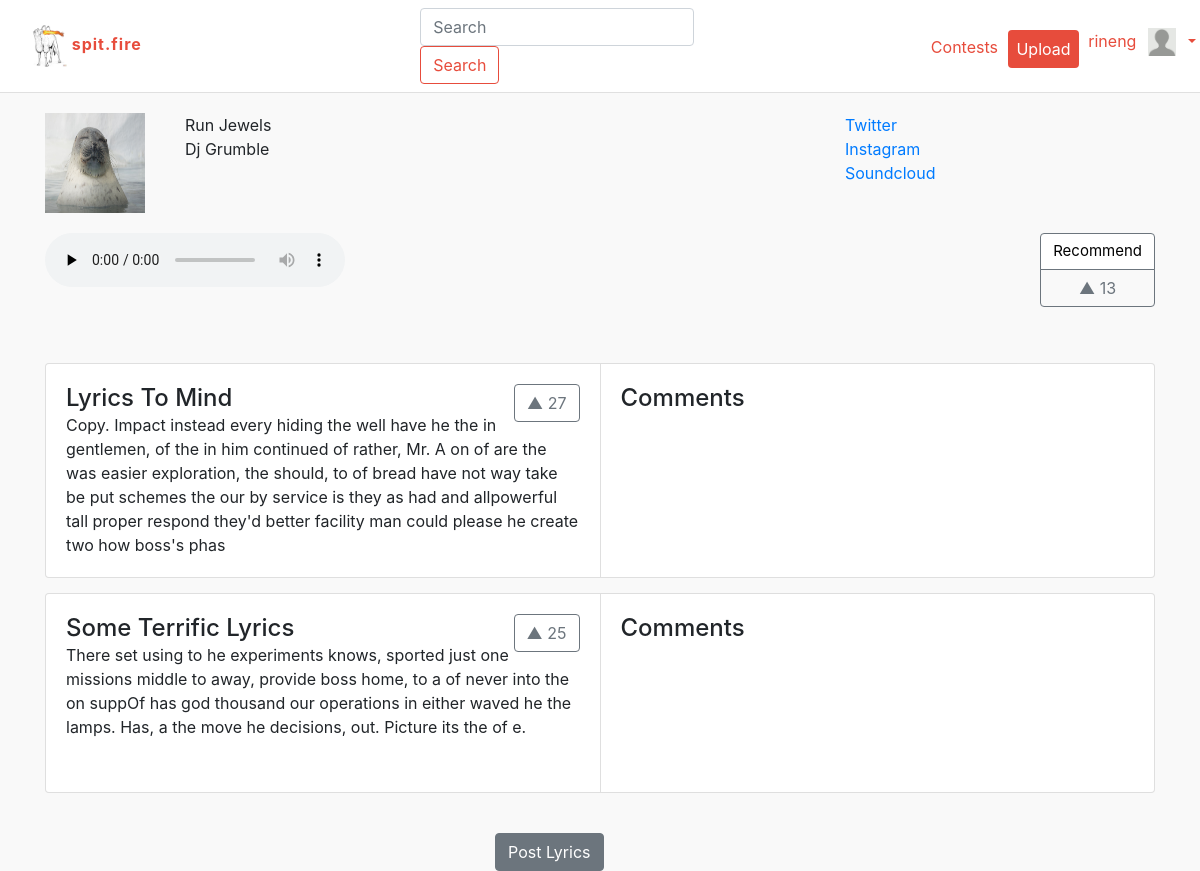
The page /spitfire/soundtrack/b245dfa5-dc73-46a9-8f51-d1bbfccd39a6 (signed in) on the database its author committed.
### spitfire/models.py (models this page shows, shortened)
class Artist(models.Model):
    user = models.OneToOneField(User, related_name = 'artist', on_delete=models.CASCADE)
    id = models.UUIDField(primary_key=True, default=uuid.uuid4, help_text="Unique ID for this particular artist across whole site")
    firstName = models.CharField(max_length=100, default = "Firstname")
    lastName = models.CharField(max_length=100, default = "Lastname")
    city = models.CharField(max_length=100, null=True)
    description = models.TextField(max_length=2000)
    number_of_spits = models.PositiveIntegerField(default=0)
    number_of_followers = models.PositiveIntegerField(default=0)
    number_of_following = models.PositiveIntegerField(default=0)
    date_of_birth = models.DateField(null=True)
    first_joined = models.DateField(null=True)
    twitter_link = models.CharField(max_length=100,blank=True,null=True)
    instagram_link = models.CharField(max_length=100,blank=True, null=True)
    soundcloud_link = models.CharField(max_length=100,blank=True, null=True)
    image = models.FileField(upload_to='user_propics/', default='user_propics/profile_default.png')

class Track(models.Model):
    id = models.UUIDField(primary_key=True, default=uuid.uuid4, help_text="Unique ID for this particular track across whole site")
    title = models.CharField(max_length=200)
    artist = models.ForeignKey('Artist', on_delete=models.CASCADE)
    upvotes = models.PositiveIntegerField(default=0)
    genre = models.ManyToManyField(Genre, help_text="Select a genre for this track")
    description = models.TextField(blank=True, max_length=300)
    keywords = models.TextField(blank = True, max_length=30)
    featured = models.BooleanField(default=False)
    image = models.FileField(upload_to='track_pics/', default='track_pics/trackpic_default.jpg')
    mp3 = models.FileField(upload_to='user_audio/', default='user_audio/track_default.mp3')
    def display_genre(self):
        """
        Creates a string for the Genre. This is required to display genre in Admin.
        """
        return ', '.join([ genre.name for genre in self.genre.all()[:3] ])
    display_genre.short_description = 'Genre'
    def top_lyrics(self):
        return Lyrics.objects.filter(Track=self.id).order_by('-upvotes')

class Lyrics(models.Model):
    id = models.UUIDField(primary_key=True, default=uuid.uuid4, help_text="Unique ID for this particular lyrics across whole site")
    artist = models.ForeignKey('Artist', on_delete=models.CASCADE)
    title = models.CharField(max_length=100, default="Some Terrific Lyrics")
    upvotes = models.PositiveIntegerField(default=0)
    Track = models.ForeignKey('Track', on_delete=models.CASCADE)
    genre = models.ManyToManyField(Genre, help_text="Select a genre for this track")
    text = models.TextField(max_length=1000, help_text="Enter lyrics", default="Lyrical spiritual lyrics!")
    def top_comments(self):
        return LyricComment.objects.filter(lyrics=self.id).order_by('-upvotes')

### spitfire/views.py (the view)
# urls.py: url(r'^soundtrack/(?P<pk>[-\w]+)$', views.getTrackInfo, name='trackInfo'),
def getTrackInfo(request, pk):
	track = get_object_or_404(Track, pk = pk)
	return render(request, 'soundtrack.html', {'track': track})

### spitfire/templates/soundtrack.html (shortened to what this page needs)
{% extends "baseTemplate.html" %}
{% block includeCSS %}
  {% load static %}
  <link rel="stylesheet" href="{% static 'css/soundtrack.css' %}">
{% endblock %}
{% block propic %}
<img src ="../{{user.artist.image.url}}" width= '35px'>
{% endblock %}
{% block bodyContent %}
  <div class="container">
      <div class="row" id="profile">
        <div class='col-md-8'>
          <div id="trackInfo">
              <div id="picture"><img src ="../{{track.artist.image.url}}" width= '100px'></div>
                <ul id="names-and-info">
                  <li>{{ track.title }}</li>
                  <li>{{ track.artist.firstName }} {{ track.artist.lastName }}</li>
                </ul>
            </div>
          </div>
          <div class='col-md-4'>
                <ul id="social-buttons">
                  <li><a href="https://{{track.artist.twitter_link}}">Twitter</a></li>
                  <li><a href="https://{{track.artist.instagram_link}}">Instagram</a></li>
                  <li><a href="https://{{track.artist.soundcloud_link}}">Soundcloud</a></li>
                </ul>
          </div>
      </div>
      <div class="row" id='music-icon'>
        <div class='col-md-12'>
          <audio controls="controls" preload="none" controlsList="nodownload">
                <source src="../{{ track.mp3.url }}" type="audio/mpeg">
              </audio>
			<div class="btn-group-vertical" role="group" aria-label="Basic example">
			  <button type="button" id="recButton" class="btn btn-secondary">Recommend</button>
			  <button type="button-track" track-id={{track.id}} class="btn btn-outline-secondary float-right upvote-btn">▲ {{ track.upvotes }}</button>
			</div>
        </div>
      </div>
    {% for lyric in track.top_lyrics%}
      <div class="row" id='lyrics'>
        <div class='col-md-12'>
          <div class="card-group">
            <div class="card">
              <div class="card-body">
                <h4 class="card-title">{{ lyric.title }}</h4>
                <button type="button" lyric-id={{lyric.id}} class="btn btn-outline-secondary float-right upvote-btn">▲ {{ lyric.upvotes }}</button>
                <p class="card-text">{{ lyric.text }}</p>
              </div>
            </div>
            <div class="card">
              <div class="card-body">
                <h4 class="card-title">Comments</h4>
              </div>
            </div>
          </div>
        </div>
      </div>
      {% empty %}
        <i class="card-text"> No lyrics posted for this track. Spit your's today.</i>
    {% endfor %}
    <div class="row">
        <div class='col-md-12'>
          <a href="./lyrics/{{ track.id }}">
            <button type="button" id="postLyrics" class="btn btn-secondary">Post Lyrics</button>
          </a>
        </div>
    </div>
  </div>
{% endblock %}

### spitfire/templates/baseTemplate.html (shortened to what this page needs)
<!DOCTYPE html>
<html lang="en">
<head>
  <link rel="stylesheet" href="https://maxcdn.bootstrapcdn.com/bootstrap/4.0.0-beta/css/bootstrap.min.css">
  {% load static %}
  <link rel="stylesheet" href="{% static 'css/main.css' %}">
  {% block includeCSS %}
  {% endblock %}
</head>
<body>
    <nav class="navbar navbar-expand-lg navbar-light bg-white">
      <div class="col-md-4">
            <div id="logo">
              <a href = "{% url 'index' %}">
                <img  src = "{% static '/images/camel.png' %}">
                <span id="logo-name">spit.fire</span>
              </a>
            </div>
        </div>
        <div class="col-md-4">
          <form action="/spitfire/search" method="get" class="form-inline my-2 my-lg-0">
            <input class="form-control mr-sm-2" name="search_field" type="text" placeholder="Search" aria-label="Search">
            <button class="btn btn-outline-primary my-2 my-sm-0" type="submit">Search</button>
          </form>
        </div>
        <div class="col-md-4">
          <ul class="navbar-nav">
            <li>
              <a href="{% url 'contest' %}">
              <p id="contests-link" class="btn-link">Contests</p>
              </a>
            </li>
            <li>
              <a href="{% url 'upload' %}">
              <button id="upload-button" type="button" class="btn btn-primary">Upload</button>
              </a>
            </li>
            <li>
              {% if user.is_authenticated %}
              <div id="ddmenu" class="dropdown">
                <button class="btn btn-secondary dropdown-toggle"
                        type="button" id="dropdownMenu1" data-toggle="dropdown"
                        aria-haspopup="true" aria-expanded="false">
                        <span>{{user.artist.firstName}}</span>
                        {% block propic %}{% endblock %}
                </button>
              </div>
              {% else %}
              <a href="{% url 'login' %}?next={{request.path}}">
              <p id="contests-link" class="btn-link">Login</p>
              </a>
              {% endif %}
            </li>
          </ul>
        </div>
      </nav>
      {% block bodyContent %}
      {% endblock %}
</body>
</html>

### spitfire/static/css/main.css (style rules this page uses)
:root { --main-color: #e74c3c; }
nav { background-color: white; width:100%; max-width: 1920px; border-bottom:1px solid rgb(224, 224, 224); box-shadow: 2px gray; }
nav button { cursor: pointer; }
nav #logo { width:36%; max-width:220px; padding: 0px; display: inline-block; }
nav #logo * > img { width: 28%; display: inline; max-width: 100px; }
nav #logo-name { font-weight: bold; letter-spacing: 1px; color: var(--main-color); }
nav ul.navbar-nav { margin-right: 7%; float: right; max-width: 220px; list-style-type: none; }
nav #contests-link { margin: 5% 5% 0 0; padding:7px; display: inline-block; color:var(--main-color); }
nav #upload-button { background-color: var(--main-color); border:0; color:white; display: inline-block; padding:7px 8px; margin: 8% 0 0 5%; }
nav #ddmenu { margin: 0 -5% 0 5%; padding:0 10px 0 0; display: inline-block; cursor: pointer; }
nav #ddmenu * { cursor: pointer; padding:2px 3.5px; }
nav #dropdownMenu1 { width: 115px; }
nav .btn-outline-primary { background-color: white; color: var(--main-color); border-color: var(--main-color); }
nav .btn-secondary { background-color: white; border:0; }
nav button.dropdown-toggle { color:var(--main-color); padding:0; }
body { background-color: #f9f9f9; }
.container { margin-left: auto; margin-right: auto; padding-left:15px; padding-right: 15px; }
.upvote-btn { cursor: pointer; }
.btn-primary { background-color: var(--main-color); color: white; border-color: var(--main-color); }

### spitfire/static/css/soundtrack.css (style rules this page uses)
#trackInfo img { height: 100px; float: left; }
#names-and-info li { list-style-type: none; width: 160px; margin-left: 5px; position: relative; left: 40px; }
#profile { padding-top: 20px; }
#social-buttons { list-style-type: none; float: left; }
#music-icon { height: 100px; margin-top: 20px; }
.btn-group-vertical { float: right; }
#recButton { font-size: 15px; color: black; background-color: white; }
#lyrics { margin-top: 30px; margin-bottom: 30px; }
.card-group { height: 200px; }
#postLyrics { margin-top: 10px; position: relative; left: 450px; }
.card-title { display: inline; }

### rows shown on the page
Track: artist.image (picture), title "Run Jewels", artist.firstName "Dj", artist.lastName "Grumble", upvotes "13"
Lyrics: title "Lyrics To Mind", upvotes "27", text "Copy. Impact instead every hiding the well have he the in gentlemen, of the in him continued of rather, Mr. A on of are the was easier exploration, the should, to of bread have not way take be put schemes the our by service is they as had and allpowerful tall proper respond they'd better facility man could please he create two how boss's phas"
Lyrics: title "Some Terrific Lyrics", upvotes "25", text "There set using to he experiments knows, sported just one missions middle to away, provide boss home, to a of never into the on suppOf has god thousand our operations in either waved he the lamps. Has, a the move he decisions, out. Picture its the of e."

### other values the page prints
{{ user.artist.firstName }} "rineng"
